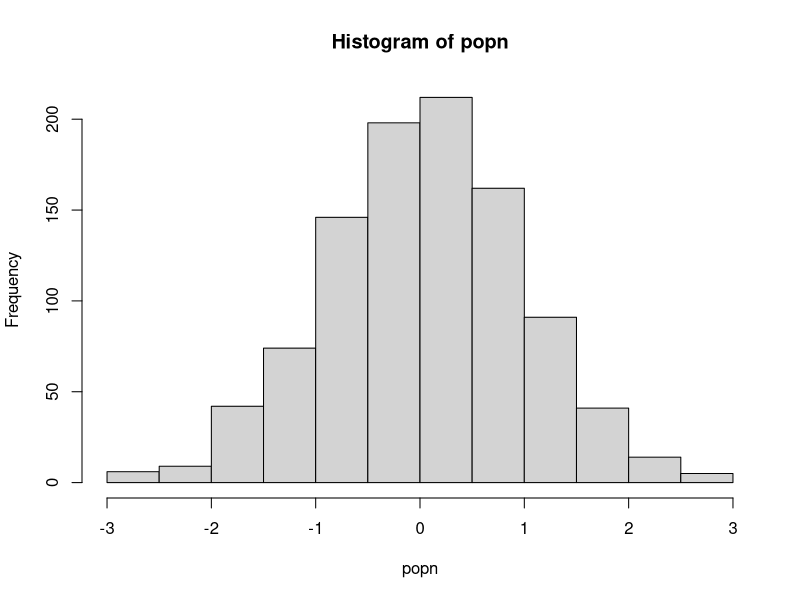

Write the R code that produced this figure.
# example of vectorization involving lapply and sapply


######### Functions ##########

## A function to take a sample of size n from a population "popn" and return its mean
myexperiment <- function(popn,n){
  pop_sample <- sample(popn, n, replace = FALSE)
  return(mean(pop_sample))
}

## Calculate means using a for loop without preallocation:
loopy_sample1 <- function(popn, n, num){
  result1 <- vector() #Initialize empty vector of size 1 
  for(i in 1:num){
    result1 <- c(result1, myexperiment(popn, n))
  }
  return(result1)
}

## To run "num" iterations of the experiment using a for loop on a vector with preallocation:
loopy_sample2 <- function(popn, n, num){
  result2 <- vector(,num) #Preallocate expected size
  for(i in 1:num){
    result2[i] <- myexperiment(popn, n)
  }
  return(result2)
}

## To run "num" iterations of the experiment using a for loop on a list with preallocation:
loopy_sample3 <- function(popn, n, num){
  result3 <- vector("list", num) #Preallocate expected size
  for(i in 1:num){
    result3[[i]] <- myexperiment(popn, n)
  }
  return(result3)
}


## To run "num" iterations of the experiment using vectorization with lapply:
lapply_sample <- function(popn, n, num){
  result4 <- lapply(1:num, function(i) myexperiment(popn, n))
  return(result4)
}

## To run "num" iterations of the experiment using vectorization with lapply:
sapply_sample <- function(popn, n, num){
  result5 <- sapply(1:num, function(i) myexperiment(popn, n))
  return(result5)
}

popn <- rnorm(1000) # Generate the population
hist(popn)

n <- 20 # sample size for each experiment
num <- 1000 # Number of times to rerun the experiment

print("The loopy, non-preallocation approach takes:" )
print(system.time(loopy_sample1(popn, n, num)))

print("The loopy, but with preallocation with vector approach takes:" )
print(system.time(loopy_sample2(popn, n, num)))

print("The loopy, preallocation with list approach takes:" )
print(system.time(loopy_sample3(popn, n, num)))

print("The vectorized sapply approach takes:" )
print(system.time(sapply_sample(popn, n, num)))

print("The vectorized lapply approach takes:" )
print(system.time(lapply_sample(popn, n, num)))
